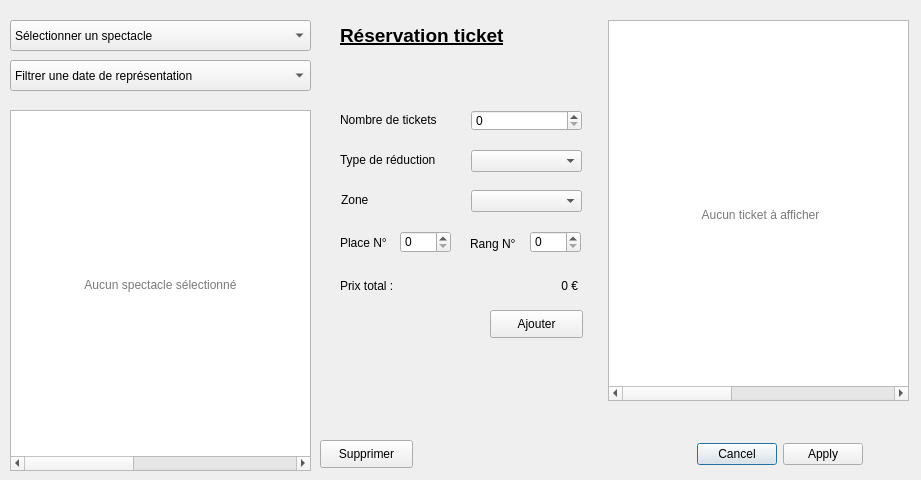
<?xml version="1.0" encoding="UTF-8"?>
<ui version="4.0">
 <class>GererLesRep</class>
 <widget class="QDialog" name="GererLesRep">
  <property name="geometry">
   <rect>
    <x>0</x>
    <y>0</y>
    <width>921</width>
    <height>480</height>
   </rect>
  </property>
  <property name="windowTitle">
   <string>Gérer les représentations</string>
  </property>
  <widget class="QComboBox" name="comboBox_spectacle">
   <property name="geometry">
    <rect>
     <x>10</x>
     <y>20</y>
     <width>301</width>
     <height>31</height>
    </rect>
   </property>
   <item>
    <property name="text">
     <string>Sélectionner un spectacle</string>
    </property>
   </item>
  </widget>
  <widget class="QWidget" name="verticalLayoutWidget">
   <property name="geometry">
    <rect>
     <x>10</x>
     <y>110</y>
     <width>301</width>
     <height>361</height>
    </rect>
   </property>
   <layout class="QVBoxLayout" name="verticalLayout">
    <item>
     <widget class="QTableWidget" name="tableTicketsRep">
      <attribute name="horizontalHeaderVisible">
       <bool>false</bool>
      </attribute>
      <attribute name="horizontalHeaderDefaultSectionSize">
       <number>70</number>
      </attribute>
      <attribute name="verticalHeaderVisible">
       <bool>false</bool>
      </attribute>
      <column>
       <property name="text">
        <string>noAchat</string>
       </property>
      </column>
      <column>
       <property name="text">
        <string>noTicket</string>
       </property>
      </column>
      <column>
       <property name="text">
        <string>noRep</string>
       </property>
      </column>
      <column>
       <property name="text">
        <string>dateRep</string>
       </property>
      </column>
      <column>
       <property name="text">
        <string>nomSpec</string>
       </property>
      </column>
      <column>
       <property name="text">
        <string>noZone</string>
       </property>
      </column>
      <column>
       <property name="text">
        <string>noRang</string>
       </property>
      </column>
      <column>
       <property name="text">
        <string>noPlace</string>
       </property>
      </column>
      <column>
       <property name="text">
        <string>reduction</string>
       </property>
      </column>
      <column>
       <property name="text">
        <string>prix</string>
       </property>
      </column>
     </widget>
    </item>
   </layout>
  </widget>
  <widget class="QWidget" name="verticalLayoutWidget_2">
   <property name="geometry">
    <rect>
     <x>608</x>
     <y>20</y>
     <width>301</width>
     <height>381</height>
    </rect>
   </property>
   <layout class="QVBoxLayout" name="verticalLayout_2">
    <item>
     <widget class="QTableWidget" name="tableTicketsToAdd">
      <attribute name="horizontalHeaderVisible">
       <bool>false</bool>
      </attribute>
      <attribute name="horizontalHeaderDefaultSectionSize">
       <number>70</number>
      </attribute>
      <attribute name="verticalHeaderVisible">
       <bool>false</bool>
      </attribute>
      <column>
       <property name="text">
        <string>noAchat</string>
       </property>
      </column>
      <column>
       <property name="text">
        <string>noTicket</string>
       </property>
      </column>
      <column>
       <property name="text">
        <string>noRep</string>
       </property>
      </column>
      <column>
       <property name="text">
        <string>dateRep</string>
       </property>
      </column>
      <column>
       <property name="text">
        <string>nomSpec</string>
       </property>
      </column>
      <column>
       <property name="text">
        <string>noZone</string>
       </property>
      </column>
      <column>
       <property name="text">
        <string>noRang</string>
       </property>
      </column>
      <column>
       <property name="text">
        <string>noPlace</string>
       </property>
      </column>
      <column>
       <property name="text">
        <string>reduction</string>
       </property>
      </column>
      <column>
       <property name="text">
        <string>prix</string>
       </property>
      </column>
     </widget>
    </item>
   </layout>
  </widget>
  <widget class="QDialogButtonBox" name="buttonBox_confirmAction">
   <property name="geometry">
    <rect>
     <x>670</x>
     <y>440</y>
     <width>193</width>
     <height>28</height>
    </rect>
   </property>
   <property name="standardButtons">
    <set>QDialogButtonBox::Apply|QDialogButtonBox::Cancel</set>
   </property>
  </widget>
  <widget class="QSpinBox" name="spinBox_nbTicket">
   <property name="geometry">
    <rect>
     <x>471</x>
     <y>110</y>
     <width>111</width>
     <height>21</height>
    </rect>
   </property>
  </widget>
  <widget class="QLabel" name="label_nbTicket">
   <property name="geometry">
    <rect>
     <x>340</x>
     <y>109</y>
     <width>111</width>
     <height>21</height>
    </rect>
   </property>
   <property name="text">
    <string>Nombre de tickets</string>
   </property>
  </widget>
  <widget class="QComboBox" name="comboBox_typeReduc">
   <property name="geometry">
    <rect>
     <x>471</x>
     <y>150</y>
     <width>111</width>
     <height>22</height>
    </rect>
   </property>
  </widget>
  <widget class="QLabel" name="label_typeReduc">
   <property name="geometry">
    <rect>
     <x>340</x>
     <y>152</y>
     <width>111</width>
     <height>16</height>
    </rect>
   </property>
   <property name="text">
    <string>Type de réduction</string>
   </property>
  </widget>
  <widget class="QComboBox" name="comboBox_rep">
   <property name="geometry">
    <rect>
     <x>10</x>
     <y>60</y>
     <width>301</width>
     <height>31</height>
    </rect>
   </property>
   <item>
    <property name="text">
     <string>Filtrer une date de représentation</string>
    </property>
   </item>
  </widget>
  <widget class="QLabel" name="label_actionTicket">
   <property name="geometry">
    <rect>
     <x>613</x>
     <y>404</y>
     <width>291</width>
     <height>31</height>
    </rect>
   </property>
   <property name="text">
    <string>&lt;html&gt;&lt;head/&gt;&lt;body&gt;&lt;p align=&quot;center&quot;&gt;&lt;br/&gt;&lt;/p&gt;&lt;/body&gt;&lt;/html&gt;</string>
   </property>
  </widget>
  <widget class="QLabel" name="label_resTicket">
   <property name="geometry">
    <rect>
     <x>340</x>
     <y>20</y>
     <width>251</width>
     <height>31</height>
    </rect>
   </property>
   <property name="text">
    <string>&lt;html&gt;&lt;head/&gt;&lt;body&gt;&lt;p&gt;&lt;span style=&quot; font-size:14pt; font-weight:600; text-decoration: underline;&quot;&gt;Réservation ticket&lt;/span&gt;&lt;/p&gt;&lt;/body&gt;&lt;/html&gt;</string>
   </property>
  </widget>
  <widget class="QSpinBox" name="spinBox_place">
   <property name="geometry">
    <rect>
     <x>400</x>
     <y>231</y>
     <width>51</width>
     <height>22</height>
    </rect>
   </property>
  </widget>
  <widget class="QSpinBox" name="spinBox_rang">
   <property name="geometry">
    <rect>
     <x>530</x>
     <y>231</y>
     <width>51</width>
     <height>22</height>
    </rect>
   </property>
  </widget>
  <widget class="QLabel" name="label_place">
   <property name="geometry">
    <rect>
     <x>340</x>
     <y>235</y>
     <width>55</width>
     <height>16</height>
    </rect>
   </property>
   <property name="text">
    <string>Place N°</string>
   </property>
  </widget>
  <widget class="QLabel" name="label_rang">
   <property name="geometry">
    <rect>
     <x>470</x>
     <y>236</y>
     <width>55</width>
     <height>16</height>
    </rect>
   </property>
   <property name="text">
    <string>Rang N°</string>
   </property>
  </widget>
  <widget class="QLabel" name="label_zone">
   <property name="geometry">
    <rect>
     <x>341</x>
     <y>192</y>
     <width>55</width>
     <height>16</height>
    </rect>
   </property>
   <property name="text">
    <string>Zone</string>
   </property>
  </widget>
  <widget class="QComboBox" name="comboBox_zone">
   <property name="geometry">
    <rect>
     <x>471</x>
     <y>190</y>
     <width>111</width>
     <height>22</height>
    </rect>
   </property>
  </widget>
  <widget class="QLabel" name="label_prix">
   <property name="geometry">
    <rect>
     <x>340</x>
     <y>270</y>
     <width>121</width>
     <height>31</height>
    </rect>
   </property>
   <property name="text">
    <string>Prix total :</string>
   </property>
  </widget>
  <widget class="QLabel" name="label_montantTotal">
   <property name="geometry">
    <rect>
     <x>467</x>
     <y>276</y>
     <width>111</width>
     <height>20</height>
    </rect>
   </property>
   <property name="text">
    <string>0 €</string>
   </property>
   <property name="alignment">
    <set>Qt::AlignRight|Qt::AlignTrailing|Qt::AlignVCenter</set>
   </property>
  </widget>
  <widget class="QLabel" name="label_10">
   <property name="geometry">
    <rect>
     <x>390</x>
     <y>70</y>
     <width>141</width>
     <height>20</height>
    </rect>
   </property>
   <property name="text">
    <string>&lt;html&gt;&lt;head/&gt;&lt;body&gt;&lt;p&gt;&lt;span style=&quot; color:#ff0000;&quot;&gt;&lt;br/&gt;&lt;/span&gt;&lt;/p&gt;&lt;/body&gt;&lt;/html&gt;</string>
   </property>
   <property name="alignment">
    <set>Qt::AlignCenter</set>
   </property>
  </widget>
  <widget class="QPushButton" name="pushButton_addTicket">
   <property name="geometry">
    <rect>
     <x>490</x>
     <y>310</y>
     <width>93</width>
     <height>28</height>
    </rect>
   </property>
   <property name="text">
    <string>Ajouter</string>
   </property>
  </widget>
  <widget class="QPushButton" name="pushButton_deleteTicket">
   <property name="geometry">
    <rect>
     <x>320</x>
     <y>440</y>
     <width>93</width>
     <height>28</height>
    </rect>
   </property>
   <property name="text">
    <string>Supprimer</string>
   </property>
  </widget>
  <widget class="QLabel" name="label_aucunSpec">
   <property name="geometry">
    <rect>
     <x>10</x>
     <y>270</y>
     <width>301</width>
     <height>31</height>
    </rect>
   </property>
   <property name="text">
    <string>&lt;html&gt;&lt;head/&gt;&lt;body&gt;&lt;p&gt;&lt;span style=&quot; color:#797979;&quot;&gt;Aucun spectacle sélectionné&lt;/span&gt;&lt;/p&gt;&lt;/body&gt;&lt;/html&gt;</string>
   </property>
   <property name="alignment">
    <set>Qt::AlignCenter</set>
   </property>
  </widget>
  <widget class="QLabel" name="label_aucunTicket">
   <property name="geometry">
    <rect>
     <x>610</x>
     <y>200</y>
     <width>301</width>
     <height>31</height>
    </rect>
   </property>
   <property name="text">
    <string>&lt;html&gt;&lt;head/&gt;&lt;body&gt;&lt;p&gt;&lt;span style=&quot; color:#797979;&quot;&gt;Aucun ticket à afficher&lt;/span&gt;&lt;/p&gt;&lt;/body&gt;&lt;/html&gt;</string>
   </property>
   <property name="alignment">
    <set>Qt::AlignCenter</set>
   </property>
  </widget>
 </widget>
 <resources/>
 <connections/>
</ui>
